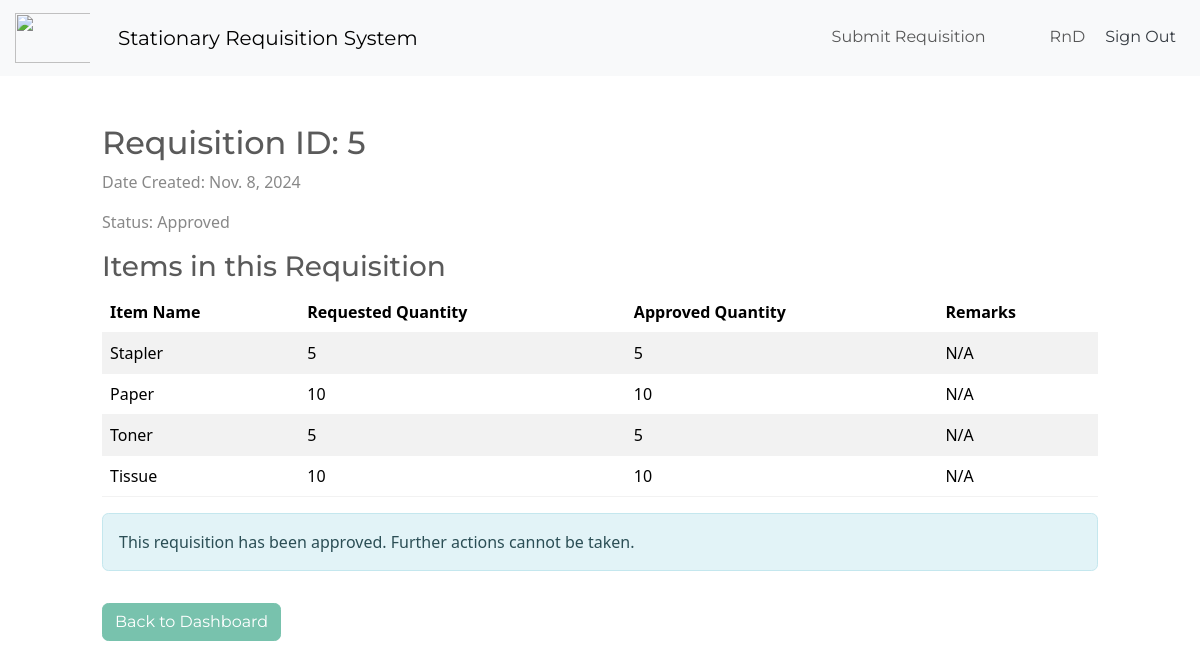
The page /requisition/5/ (signed in) on the database as committed earlier.
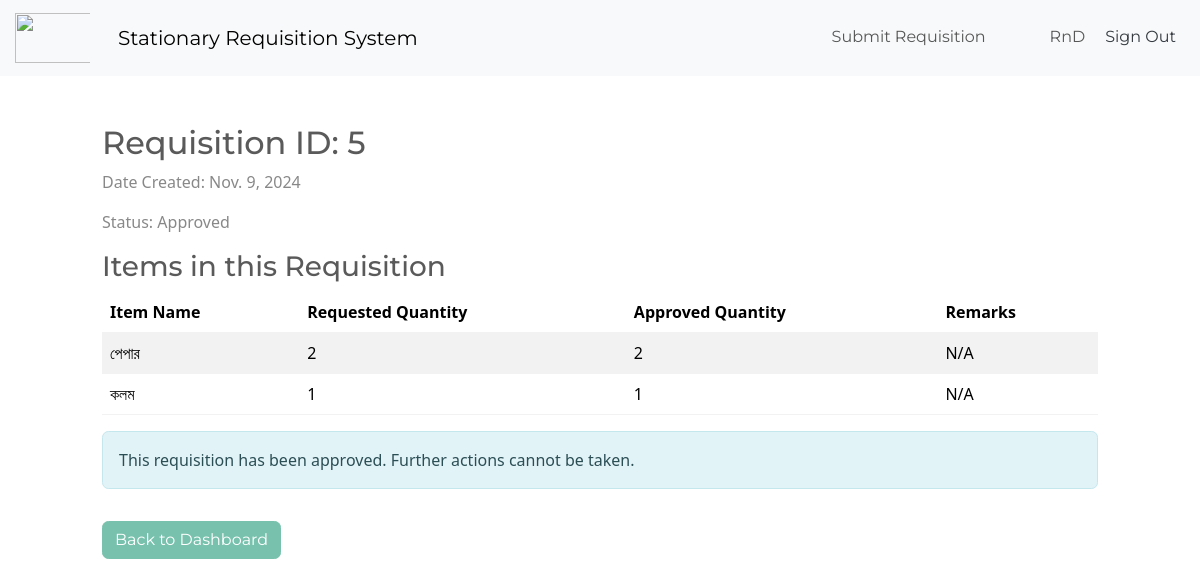
The same page on the database as committed later.
### inventory/models.py (models this page shows, shortened)
class Requisition(models.Model):
    STATUS_CHOICES = (
        ('Pending', 'Pending'),
        ('Approved', 'Approved'),
        ('Rejected', 'Rejected'),
    )
    user = models.ForeignKey(User, on_delete=models.CASCADE)
    date_created = models.DateField(auto_now_add=True)
    status = models.CharField(max_length=10, choices=STATUS_CHOICES, default='Pending')
    requisition_id = models.CharField(max_length=20, unique=True, editable=False, blank=True)  # New field

class RequisitionItem(models.Model):
    requisition = models.ForeignKey(Requisition, related_name='items', on_delete=models.CASCADE)
    inventory_item = models.ForeignKey(InventoryItem, on_delete=models.CASCADE)
    quantity_requested = models.PositiveIntegerField()
    quantity_approved = models.PositiveIntegerField(null=True, blank=True)  # New field for approved quantity

class InventoryItem(models.Model):
    name = models.CharField(max_length=200)
    reference_no = models.CharField(max_length=200)
    unit = models.CharField(max_length=100)
    quantity = models.IntegerField()
    category = models.ForeignKey('Category', on_delete=models.SET_NULL, blank=True, null=True)
    date_created = models.DateField()
    remarks = models.TextField(blank=True, null=True)
    reference_pdf = models.FileField(upload_to='inventory_pdfs/', blank=True, null=True)

### inventory/views.py (the view)
# urls.py: path('requisition/<int:requisition_id>/', RequisitionDetailView.as_view(), name='requisition_detail'),
class RequisitionDetailView(LoginRequiredMixin, View):
    def get(self, request, requisition_id):
        requisition = get_object_or_404(Requisition, id=requisition_id, user=request.user)
        return render(request, 'inventory/requisition_detail.html', {'requisition': requisition})

### inventory/templates/inventory/requisition_detail.html
{% extends 'auth/base.html' %}
{% block content %}
<div class="row">
    <div class="col-md-10 col-12 mx-auto mt-5">
        <h2>Requisition ID: {{ requisition.id }}</h2>
        <p>Date Created: {{ requisition.date_created }}</p>
        <p>Status: {{ requisition.status }}</p>
        <h3>Items in this Requisition</h3>
        <table class="table table-hover table-striped">
            <thead>
                <tr>
                    <th scope="col">Item Name</th>
                    <th scope="col">Requested Quantity</th>
                    <th scope="col">Approved Quantity</th>
                    <th scope="col">Remarks</th>
                </tr>
            </thead>
            <tbody>
                {% for item in requisition.items.all %}
                <tr>
                    <td>{{ item.inventory_item.name }}</td>
                    <td>{{ item.quantity_requested }}</td>
                    <td>{{ item.quantity_approved }}</td>
                    <td>{{ item.remarks|default:"N/A" }}</td>
                </tr>
                {% endfor %}
            </tbody>
        </table>
        {% if requisition.status in "Approved,Rejected" %}
        <div class="alert alert-info mt-3">
            This requisition has been {{ requisition.status|lower }}. Further actions cannot be taken.
        </div>
        {% endif %}
        <a href="{% url 'dashboard' %}" class="btn btn-primary mt-3">Back to Dashboard</a>
    </div>
</div>
{% endblock %}

### inventory/templates/auth/base.html (shortened to what this page needs)
<!DOCTYPE html>
<html lang="en">
<head>
	<link href="https://bootswatch.com/5/minty/bootstrap.min.css" rel="stylesheet">
	<link rel="stylesheet" href="https://cdnjs.cloudflare.com/ajax/libs/bootstrap-icons/1.10.2/font/bootstrap-icons.min.css">
</head>
<body>
	{% include 'auth/navigation.html' %}
	{% block content %}
	{% endblock content %}
</body>
</html>

### inventory/templates/auth/navigation.html (shortened to what this page needs)
<nav class="navbar navbar-expand-lg bg-light">
  <a class="navbar-brand" href="#"><img src="https://upload.wikimedia.org/wikipedia/en/thumb/c/c0/BAPEX.png/220px-BAPEX.png" width="90" height="50" style="padding-left: 15px;" class="d-inline-block align-top" alt="" /></a>
  <div class="container-fluid">
    <a class="navbar-brand" href="{% url 'index' %}">Stationary Requisition System</a>
    <div class="collapse navbar-collapse justify-content-end" id="navbarNav">
      <ul class="navbar-nav">
        {% if user.is_authenticated %}
          {% if user.is_staff %}
            <li class="nav-item">
              <a class="nav-link" href="{% url 'requisition_list' %}" style="padding-top: 6px; padding-right: 56px;">Requisitions</a>
            </li>
          {% else %}
            <li class="nav-item">
              <a class="nav-link" href="{% url 'requisition' %}" style="padding-top: 6px;padding-right: 56px;">Submit Requisition</a>
            </li>
          {% endif %}
          <li class="nav-item">
            <a class="nav-link" href="#" style="padding-top: 6px;">{{ user.username }}</a>
          </li>
          <form method="post" action="{% url 'logout' %}">
            <button type="submit" class="btn border-0 bg-transparent text-dark">Sign Out</button>
          </form>
        {% endif %}
      </ul>
    </div>
  </div>
</nav>

Rows that differ between the two databases and show on the page:
removed RequisitionItem: inventory_item.name "Stapler", quantity_requested "5", quantity_approved "5", remarks "N/A"
removed RequisitionItem: inventory_item.name "Paper", quantity_requested "10", quantity_approved "10", remarks "N/A"
removed RequisitionItem: inventory_item.name "Toner", quantity_requested "5", quantity_approved "5", remarks "N/A"
removed RequisitionItem: inventory_item.name "Tissue", quantity_requested "10", quantity_approved "10", remarks "N/A"
changed Requisition "Approved": date_created "Nov. 8, 2024" → "Nov. 9, 2024"
added RequisitionItem: inventory_item.name "পেপার", quantity_requested "2", quantity_approved "2", remarks "N/A"
added RequisitionItem: inventory_item.name "কলম", quantity_requested "1", quantity_approved "1", remarks "N/A"
